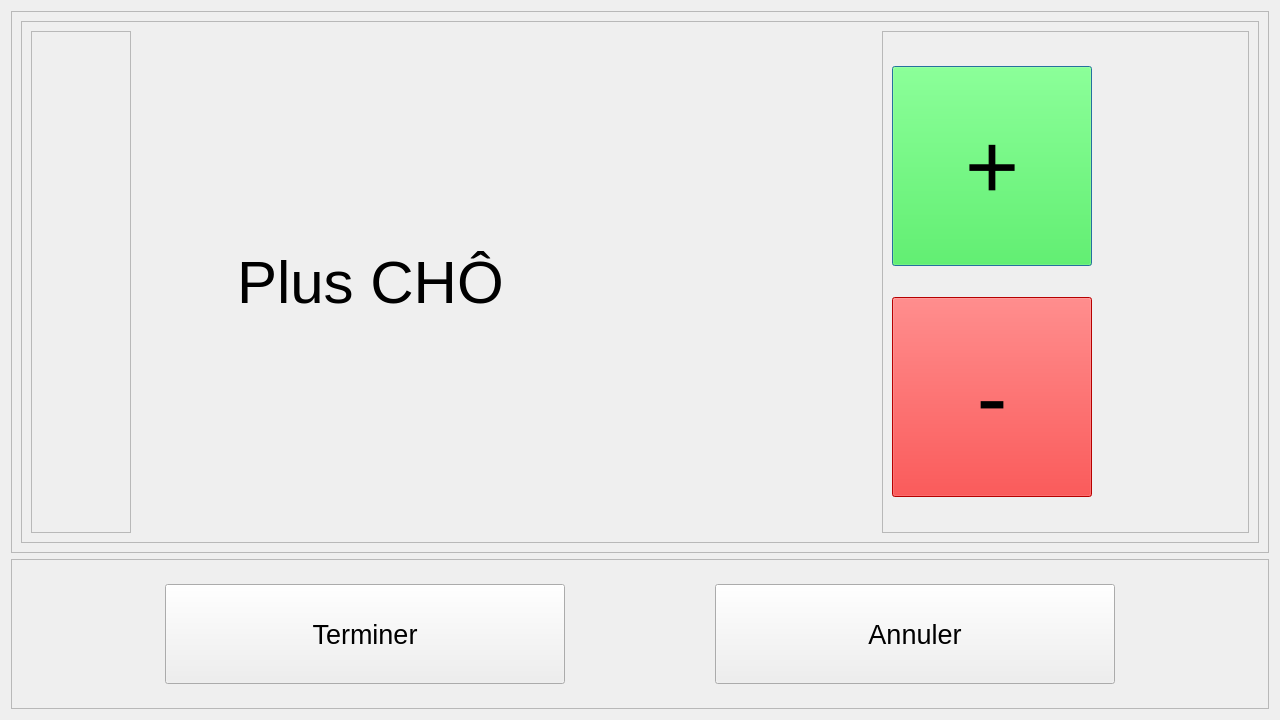
<?xml version="1.0" encoding="UTF-8"?>
<ui version="4.0">
 <class>Dialog</class>
 <widget class="QDialog" name="Dialog">
  <property name="geometry">
   <rect>
    <x>0</x>
    <y>0</y>
    <width>1280</width>
    <height>720</height>
   </rect>
  </property>
  <property name="minimumSize">
   <size>
    <width>1280</width>
    <height>720</height>
   </size>
  </property>
  <property name="maximumSize">
   <size>
    <width>3000</width>
    <height>3000</height>
   </size>
  </property>
  <property name="windowTitle">
   <string>Dialog</string>
  </property>
  <layout class="QVBoxLayout" name="verticalLayout">
   <item>
    <widget class="QFrame" name="frame_2">
     <property name="frameShape">
      <enum>QFrame::StyledPanel</enum>
     </property>
     <property name="frameShadow">
      <enum>QFrame::Raised</enum>
     </property>
     <layout class="QVBoxLayout" name="verticalLayout_2">
      <item>
       <widget class="QFrame" name="frame_4">
        <property name="frameShape">
         <enum>QFrame::StyledPanel</enum>
        </property>
        <property name="frameShadow">
         <enum>QFrame::Raised</enum>
        </property>
        <layout class="QHBoxLayout" name="horizontalLayout_2">
         <item>
          <widget class="QFrame" name="frame_3">
           <property name="maximumSize">
            <size>
             <width>100</width>
             <height>3000</height>
            </size>
           </property>
           <property name="frameShape">
            <enum>QFrame::StyledPanel</enum>
           </property>
           <property name="frameShadow">
            <enum>QFrame::Raised</enum>
           </property>
          </widget>
         </item>
         <item alignment="Qt::AlignRight">
          <widget class="QLabel" name="label_2">
           <property name="font">
            <font>
             <pointsize>45</pointsize>
            </font>
           </property>
           <property name="text">
            <string>Plus CHÔ</string>
           </property>
          </widget>
         </item>
         <item alignment="Qt::AlignHCenter">
          <widget class="QLabel" name="nombre_verre">
           <property name="minimumSize">
            <size>
             <width>350</width>
             <height>0</height>
            </size>
           </property>
           <property name="maximumSize">
            <size>
             <width>500</width>
             <height>16777215</height>
            </size>
           </property>
           <property name="font">
            <font>
             <pointsize>30</pointsize>
            </font>
           </property>
           <property name="text">
            <string/>
           </property>
          </widget>
         </item>
         <item>
          <widget class="QFrame" name="frame_6">
           <property name="maximumSize">
            <size>
             <width>400</width>
             <height>16777215</height>
            </size>
           </property>
           <property name="frameShape">
            <enum>QFrame::StyledPanel</enum>
           </property>
           <property name="frameShadow">
            <enum>QFrame::Raised</enum>
           </property>
           <layout class="QVBoxLayout" name="verticalLayout_3">
            <item>
             <widget class="QPushButton" name="incrementer">
              <property name="minimumSize">
               <size>
                <width>200</width>
                <height>200</height>
               </size>
              </property>
              <property name="maximumSize">
               <size>
                <width>200</width>
                <height>200</height>
               </size>
              </property>
              <property name="font">
               <font>
                <pointsize>70</pointsize>
               </font>
              </property>
              <property name="styleSheet">
               <string notr="true">background-color: rgb(43, 255, 50);</string>
              </property>
              <property name="text">
               <string>+</string>
              </property>
             </widget>
            </item>
            <item>
             <widget class="QPushButton" name="decrementer">
              <property name="minimumSize">
               <size>
                <width>200</width>
                <height>200</height>
               </size>
              </property>
              <property name="maximumSize">
               <size>
                <width>200</width>
                <height>200</height>
               </size>
              </property>
              <property name="font">
               <font>
                <pointsize>70</pointsize>
               </font>
              </property>
              <property name="styleSheet">
               <string notr="true">background-color: rgb(255, 0, 0);</string>
              </property>
              <property name="text">
               <string>-</string>
              </property>
             </widget>
            </item>
           </layout>
          </widget>
         </item>
        </layout>
       </widget>
      </item>
     </layout>
    </widget>
   </item>
   <item>
    <widget class="QFrame" name="frame">
     <property name="maximumSize">
      <size>
       <width>16777215</width>
       <height>150</height>
      </size>
     </property>
     <property name="frameShape">
      <enum>QFrame::StyledPanel</enum>
     </property>
     <property name="frameShadow">
      <enum>QFrame::Raised</enum>
     </property>
     <layout class="QHBoxLayout" name="horizontalLayout">
      <item>
       <widget class="QPushButton" name="terminer">
        <property name="minimumSize">
         <size>
          <width>400</width>
          <height>100</height>
         </size>
        </property>
        <property name="maximumSize">
         <size>
          <width>400</width>
          <height>100</height>
         </size>
        </property>
        <property name="font">
         <font>
          <pointsize>20</pointsize>
         </font>
        </property>
        <property name="text">
         <string>Terminer</string>
        </property>
       </widget>
      </item>
      <item>
       <widget class="QPushButton" name="annuler">
        <property name="minimumSize">
         <size>
          <width>400</width>
          <height>100</height>
         </size>
        </property>
        <property name="maximumSize">
         <size>
          <width>400</width>
          <height>100</height>
         </size>
        </property>
        <property name="font">
         <font>
          <pointsize>20</pointsize>
         </font>
        </property>
        <property name="text">
         <string>Annuler</string>
        </property>
       </widget>
      </item>
     </layout>
    </widget>
   </item>
  </layout>
 </widget>
 <resources/>
 <connections/>
</ui>
